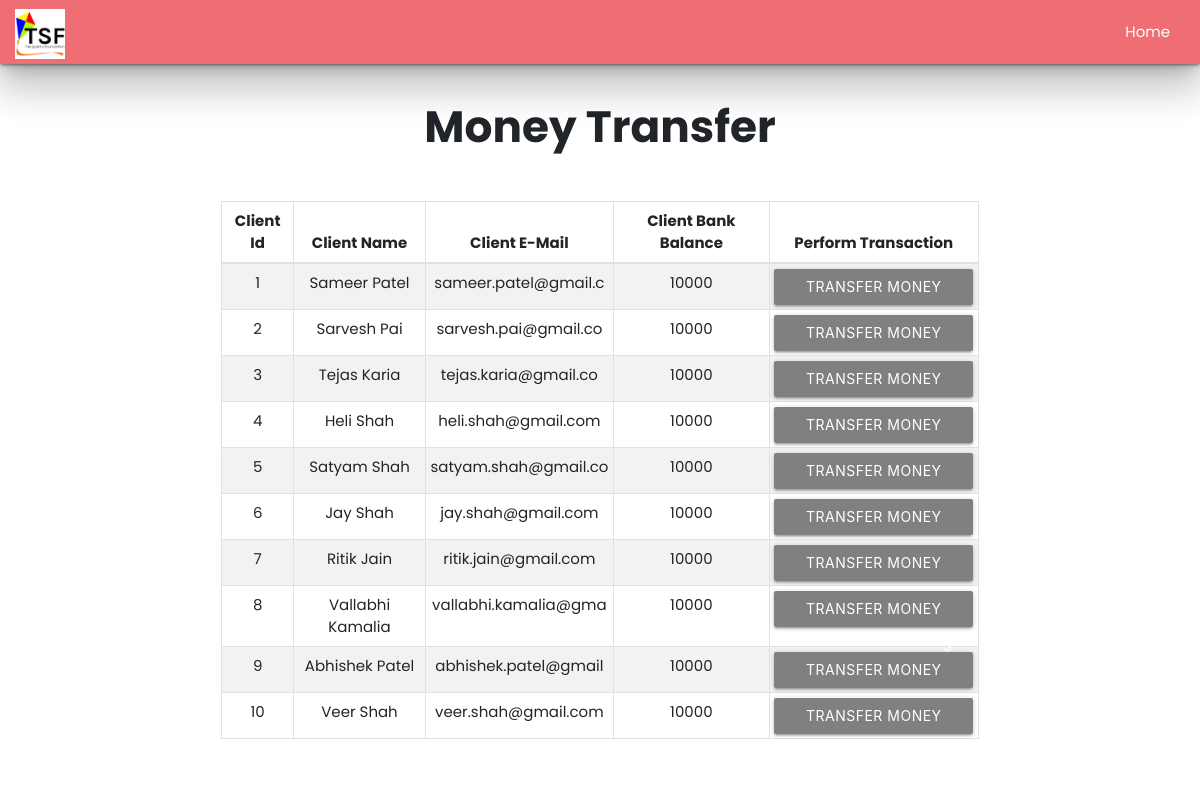
The page /php/transfermoney.php on the database its author committed.
### tables this page shows
CREATE TABLE `clients` (
  `c_id` int(3) NOT NULL,
  `c_name` varchar(20) NOT NULL,
  `c_mail` varchar(20) DEFAULT NULL,
  `c_balance` int(10) NOT NULL
);

### php/transfermoney.php (the view, shortened to what this page needs)
<!DOCTYPE html>
<html lang="en">
<head>
    <link rel="stylesheet" href="https://maxcdn.bootstrapcdn.com/bootstrap/4.0.0/css/bootstrap.min.css">
    <link rel="stylesheet" href="../css/style.css">
    <link rel="stylesheet" href="https://cdnjs.cloudflare.com/ajax/libs/materialize/1.0.0/css/materialize.min.css">
</head>
<body>
    <?php
    include './connection.php';
    $sql = "SELECT * FROM clients";
    $result = mysqli_query($conn, $sql);
    ?>
    <?php
    include './navbar.php';
    ?>
    <div class="center mt-0 accent-3">
        <h3><b>Money Transfer</b></h3>
    </div>
    <div class="container">
        <br />
        <div class="row">
            <div class="col">
                <div class="container-fluid table-responsive-sm">
                    <table class="table table-hover table-sm table-striped table-condensed table-bordered">
                        <thead>
                            <tr>
                                <th scope="col" class="text-center py-2">Client Id</th>
                                <th scope="col" class="text-center py-2">Client Name</th>
                                <th scope="col" class="text-center py-2">Client E-Mail</th>
                                <th scope="col" class="text-center py-2">Client Bank Balance</th>
                                <th scope="col" class="text-center py-2">Perform Transaction</th>
                            </tr>
                        </thead>
                        <tbody>
                            <?php
                            if (isset($result)) {
                                while ($rows = mysqli_fetch_assoc($result)) {
                            ?>
                                    <tr>
                                        <td class="center py-2"><?php echo (isset($rows['c_id']) ? $rows['c_id'] : ''); ?></td>
                                        <td class="center py-2"><?php echo (isset($rows['c_name']) ? $rows['c_name'] : ''); ?></td>
                                        <td class="center py-2"><?php echo (isset($rows['c_mail']) ? $rows['c_mail'] : ''); ?></td>
                                        <td class="center py-2"><?php echo (isset($rows['c_balance']) ? $rows['c_balance'] : ''); ?></td>
                                        <td class="center"><a href="userdetails.php?c_id=<?php echo $rows['c_id']; ?>"> <button type="button" class="btn" style="background-color:grey">Transfer Money<i class="material-icons right">attach_money</i></button></a></td>
                                    </tr>
                            <?php
                                }
                            }
                            ?>
                        </tbody>
                    </table>
                </div>
            </div>
        </div>
    </div>
</body>
</html>

### php/navbar.php (shortened to what this page needs)
<!doctype html>
<html lang="en">
<head>
</head>
<body>
  <nav>
    <div class="container-fluid nav-wrapper darken-3 z-depth-5">
      <a href="../index.php" class="brand-logo"><img src="../images/logo.png" style="height:50px;width:50px" /></a>
      <ul id="nav-mobile" class="right hide-on-med-and-down">
        <li><a href="../index.php">Home</a></li>
      </ul>
    </div>
  </nav>
</body>
</html>

### css/style.css (style rules this page uses)
body { font-family: Poppins; margin: 0; }

### php/transfermoney.php (style rules this page uses)
.mt-0 { padding: 10px; top: 0; }
* { font-family: Poppins; }

### php/navbar.php (style rules this page uses)
a:link { color: white; }

### rows shown on the page
clients: c_id "1", c_name "Sameer Patel", c_mail "sameer.patel@gmail.c", c_balance "10000"
clients: c_id "2", c_name "Sarvesh Pai", c_mail "sarvesh.pai@gmail.co", c_balance "10000"
clients: c_id "3", c_name "Tejas Karia", c_mail "tejas.karia@gmail.co", c_balance "10000"
clients: c_id "4", c_name "Heli Shah", c_mail "heli.shah@gmail.com", c_balance "10000"
clients: c_id "5", c_name "Satyam Shah", c_mail "satyam.shah@gmail.co", c_balance "10000"
clients: c_id "6", c_name "Jay Shah", c_mail "jay.shah@gmail.com", c_balance "10000"
clients: c_id "7", c_name "Ritik Jain", c_mail "ritik.jain@gmail.com", c_balance "10000"
clients: c_id "8", c_name "Vallabhi Kamalia", c_mail "vallabhi.kamalia@gma", c_balance "10000"
clients: c_id "9", c_name "Abhishek Patel", c_mail "abhishek.patel@gmail", c_balance "10000"
clients: c_id "10", c_name "Veer Shah", c_mail "veer.shah@gmail.com", c_balance "10000"
